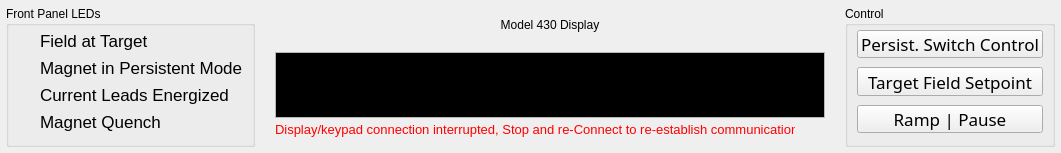
     <widget class="QFrame" name="frontPanelFrame">
      <property name="sizePolicy">
       <sizepolicy hsizetype="MinimumExpanding" vsizetype="Minimum">
        <horstretch>0</horstretch>
        <verstretch>0</verstretch>
       </sizepolicy>
      </property>
      <property name="minimumSize">
       <size>
        <width>996</width>
        <height>0</height>
       </size>
      </property>
      <property name="maximumSize">
       <size>
        <width>16777215</width>
        <height>153</height>
       </size>
      </property>
      <property name="frameShape">
       <enum>QFrame::NoFrame</enum>
      </property>
      <property name="frameShadow">
       <enum>QFrame::Plain</enum>
      </property>
      <layout class="QGridLayout" name="gridLayout_2">
       <property name="leftMargin">
        <number>6</number>
       </property>
       <property name="topMargin">
        <number>6</number>
       </property>
       <property name="rightMargin">
        <number>6</number>
       </property>
       <property name="bottomMargin">
        <number>6</number>
       </property>
       <property name="horizontalSpacing">
        <number>18</number>
       </property>
       <item row="0" column="0" rowspan="2">
        <widget class="QGroupBox" name="ledGroupBox">
         <property name="maximumSize">
          <size>
           <width>300</width>
           <height>16777215</height>
          </size>
         </property>
         <property name="title">
          <string>Front Panel LEDs</string>
         </property>
         <layout class="QGridLayout" name="ledGroupLayout">
          <property name="topMargin">
           <number>4</number>
          </property>
          <property name="verticalSpacing">
           <number>6</number>
          </property>
          <item row="0" column="0">
           <widget class="KLed" name="targetLED" native="true">
            <property name="minimumSize">
             <size>
              <width>16</width>
              <height>16</height>
             </size>
            </property>
            <property name="maximumSize">
             <size>
              <width>16</width>
              <height>16</height>
             </size>
            </property>
           </widget>
          </item>
          <item row="0" column="1">
           <widget class="QLabel" name="fieldAtTargetLEDLabel">
            <property name="font">
             <font>
              <family>.AppleSystemUIFont</family>
              <pointsize>13</pointsize>
             </font>
            </property>
            <property name="text">
             <string>Field at Target</string>
            </property>
           </widget>
          </item>
          <item row="1" column="0">
           <widget class="KLed" name="persistentLED" native="true">
            <property name="minimumSize">
             <size>
              <width>16</width>
              <height>16</height>
             </size>
            </property>
            <property name="maximumSize">
             <size>
              <width>16</width>
              <height>16</height>
             </size>
            </property>
           </widget>
          </item>
          <item row="1" column="1">
           <widget class="QLabel" name="persistentLEDLabel">
            <property name="font">
             <font>
              <family>.AppleSystemUIFont</family>
              <pointsize>13</pointsize>
             </font>
            </property>
            <property name="text">
             <string>Magnet in Persistent Mode</string>
            </property>
           </widget>
          </item>
          <item row="2" column="0">
           <widget class="KLed" name="energizedLED" native="true">
            <property name="minimumSize">
             <size>
              <width>16</width>
              <height>16</height>
             </size>
            </property>
            <property name="maximumSize">
             <size>
              <width>16</width>
              <height>16</height>
             </size>
            </property>
           </widget>
          </item>
          <item row="2" column="1">
           <widget class="QLabel" name="energizedLEDLabel">
            <property name="font">
             <font>
              <family>.AppleSystemUIFont</family>
              <pointsize>13</pointsize>
             </font>
            </property>
            <property name="text">
             <string>Current Leads Energized</string>
            </property>
           </widget>
          </item>
          <item row="3" column="0">
           <widget class="KLed" name="quenchLED" native="true">
            <property name="minimumSize">
             <size>
              <width>16</width>
              <height>16</height>
             </size>
            </property>
            <property name="maximumSize">
             <size>
              <width>16</width>
              <height>16</height>
             </size>
            </property>
           </widget>
          </item>
          <item row="3" column="1">
           <widget class="QLabel" name="quenchLabel">
            <property name="font">
             <font>
              <family>.AppleSystemUIFont</family>
              <pointsize>13</pointsize>
             </font>
            </property>
            <property name="text">
             <string>Magnet Quench</string>
            </property>
           </widget>
          </item>
         </layout>
        </widget>
       </item>
       <item row="0" column="1">
        <widget class="QLabel" name="displayLabel">
         <property name="text">
          <string>Model 430 Display</string>
         </property>
         <property name="alignment">
          <set>Qt::AlignCenter</set>
         </property>
        </widget>
       </item>
       <item row="0" column="2" rowspan="2">
        <widget class="QGroupBox" name="controlsGroupBox">
         <property name="maximumSize">
          <size>
           <width>220</width>
           <height>16777215</height>
          </size>
         </property>
         <property name="title">
          <string>Control</string>
         </property>
         <property name="flat">
          <bool>false</bool>
         </property>
         <layout class="QVBoxLayout" name="controlsGroupLayout">
          <property name="spacing">
           <number>9</number>
          </property>
          <property name="topMargin">
           <number>4</number>
          </property>
          <property name="bottomMargin">
           <number>11</number>
          </property>
          <item>
           <widget class="QPushButton" name="persistSwitchControlButton">
            <property name="sizePolicy">
             <sizepolicy hsizetype="Minimum" vsizetype="MinimumExpanding">
              <horstretch>0</horstretch>
              <verstretch>0</verstretch>
             </sizepolicy>
            </property>
            <property name="minimumSize">
             <size>
              <width>0</width>
              <height>26</height>
             </size>
            </property>
            <property name="font">
             <font>
              <family>.SF NS</family>
              <pointsize>13</pointsize>
             </font>
            </property>
            <property name="toolTip">
             <string>Enter/exit persistent mode</string>
            </property>
            <property name="text">
             <string>Persist. Switch Control</string>
            </property>
           </widget>
          </item>
          <item>
           <widget class="QPushButton" name="targetFieldSetpointButton">
            <property name="sizePolicy">
             <sizepolicy hsizetype="Minimum" vsizetype="MinimumExpanding">
              <horstretch>0</horstretch>
              <verstretch>0</verstretch>
             </sizepolicy>
            </property>
            <property name="minimumSize">
             <size>
              <width>0</width>
              <height>26</height>
             </size>
            </property>
            <property name="font">
             <font>
              <family>.SF NS</family>
              <pointsize>13</pointsize>
             </font>
            </property>
            <property name="toolTip">
             <string>Set target field/current</string>
            </property>
            <property name="text">
             <string>Target Field Setpoint</string>
            </property>
           </widget>
          </item>
          <item>
           <widget class="QPushButton" name="rampPauseButton">
            <property name="sizePolicy">
             <sizepolicy hsizetype="Minimum" vsizetype="MinimumExpanding">
              <horstretch>0</horstretch>
              <verstretch>0</verstretch>
             </sizepolicy>
            </property>
            <property name="minimumSize">
             <size>
              <width>0</width>
              <height>26</height>
             </size>
            </property>
            <property name="font">
             <font>
              <family>.SF NS</family>
              <pointsize>13</pointsize>
             </font>
            </property>
            <property name="toolTip">
             <string>Ramping control</string>
            </property>
            <property name="text">
             <string>Ramp | Pause</string>
            </property>
           </widget>
          </item>
         </layout>
        </widget>
       </item>
       <item row="1" column="1">
        <widget class="QFrame" name="displayFrame">
         <property name="maximumSize">
          <size>
           <width>554</width>
           <height>16777215</height>
          </size>
         </property>
         <property name="frameShape">
          <enum>QFrame::NoFrame</enum>
         </property>
         <property name="frameShadow">
          <enum>QFrame::Plain</enum>
         </property>
         <property name="lineWidth">
          <number>0</number>
         </property>
         <layout class="QGridLayout" name="displayFrameLayout">
          <property name="leftMargin">
           <number>2</number>
          </property>
          <property name="topMargin">
           <number>2</number>
          </property>
          <property name="rightMargin">
           <number>2</number>
          </property>
          <property name="bottomMargin">
           <number>2</number>
          </property>
          <property name="verticalSpacing">
           <number>4</number>
          </property>
          <item row="1" column="1">
           <widget class="QToolButton" name="collapseButton">
            <property name="toolTip">
             <string>Collapse Window</string>
            </property>
            <property name="autoFillBackground">
             <bool>false</bool>
            </property>
            <property name="text">
             <string/>
            </property>
            <property name="icon">
             <iconset resource="magnetdaq.qrc">
              <normaloff>:/magnetdaq/Resources/show_less.png</normaloff>
              <normalon>:/magnetdaq/Resources/show_more.png</normalon>:/magnetdaq/Resources/show_less.png</iconset>
            </property>
            <property name="iconSize">
             <size>
              <width>16</width>
              <height>16</height>
             </size>
            </property>
            <property name="checkable">
             <bool>true</bool>
            </property>
            <property name="checked">
             <bool>false</bool>
            </property>
            <property name="autoRaise">
             <bool>true</bool>
            </property>
           </widget>
          </item>
          <item row="0" column="0" colspan="2">
           <widget class="QTextEdit" name="displayTextEdit">
            <property name="sizePolicy">
             <sizepolicy hsizetype="Fixed" vsizetype="Fixed">
              <horstretch>0</horstretch>
              <verstretch>0</verstretch>
             </sizepolicy>
            </property>
            <property name="minimumSize">
             <size>
              <width>550</width>
              <height>66</height>
             </size>
            </property>
            <property name="maximumSize">
             <size>
              <width>550</width>
              <height>66</height>
             </size>
            </property>
            <property name="font">
             <font>
              <family>Bubbledot Fine Positive</family>
              <pointsize>14</pointsize>
             </font>
            </property>
            <property name="focusPolicy">
             <enum>Qt::ClickFocus</enum>
            </property>
            <property name="frameShape">
             <enum>QFrame::StyledPanel</enum>
            </property>
            <property name="frameShadow">
             <enum>QFrame::Plain</enum>
            </property>
            <property name="lineWidth">
             <number>3</number>
            </property>
            <property name="midLineWidth">
             <number>0</number>
            </property>
            <property name="verticalScrollBarPolicy">
             <enum>Qt::ScrollBarAlwaysOff</enum>
            </property>
            <property name="horizontalScrollBarPolicy">
             <enum>Qt::ScrollBarAlwaysOff</enum>
            </property>
            <property name="sizeAdjustPolicy">
             <enum>QAbstractScrollArea::AdjustIgnored</enum>
            </property>
            <property name="autoFormatting">
             <set>QTextEdit::AutoNone</set>
            </property>
            <property name="undoRedoEnabled">
             <bool>false</bool>
            </property>
            <property name="lineWrapMode">
             <enum>QTextEdit::FixedColumnWidth</enum>
            </property>
            <property name="lineWrapColumnOrWidth">
             <number>40</number>
            </property>
            <property name="readOnly">
             <bool>true</bool>
            </property>
            <property name="html">
             <string>&lt;!DOCTYPE HTML PUBLIC &quot;-//W3C//DTD HTML 4.0//EN&quot; &quot;http://www.w3.org/TR/REC-html40/strict.dtd&quot;&gt;
&lt;html&gt;&lt;head&gt;&lt;meta name=&quot;qrichtext&quot; content=&quot;1&quot; /&gt;&lt;style type=&quot;text/css&quot;&gt;
p, li { white-space: pre-wrap; }
&lt;/style&gt;&lt;/head&gt;&lt;body style=&quot; font-family:'Bubbledot Fine Positive','.AppleSystemUIFont'; font-size:14pt; font-weight:400; font-style:normal;&quot; bgcolor=&quot;#000000&quot;&gt;
&lt;p style=&quot;-qt-paragraph-type:empty; margin-top:0px; margin-bottom:0px; margin-left:0px; margin-right:0px; -qt-block-indent:0; text-indent:0px; font-family:'Bubbledot Fine Positive';&quot;&gt;&lt;br /&gt;&lt;/p&gt;&lt;/body&gt;&lt;/html&gt;</string>
            </property>
            <property name="acceptRichText">
             <bool>true</bool>
            </property>
           </widget>
          </item>
          <item row="1" column="0">
           <widget class="QLabel" name="droppedConnectionLabel">
            <property name="font">
             <font>
              <family>.AppleSystemUIFont</family>
              <pointsize>10</pointsize>
             </font>
            </property>
            <property name="styleSheet">
             <string notr="true">color: rgb(255, 0, 0);</string>
            </property>
            <property name="text">
             <string>Display/keypad connection interrupted, Stop and re-Connect to re-establish communication</string>
            </property>
            <property name="alignment">
             <set>Qt::AlignLeading|Qt::AlignLeft|Qt::AlignTop</set>
            </property>
           </widget>
          </item>
         </layout>
        </widget>
       </item>
      </layout>
     </widget>
